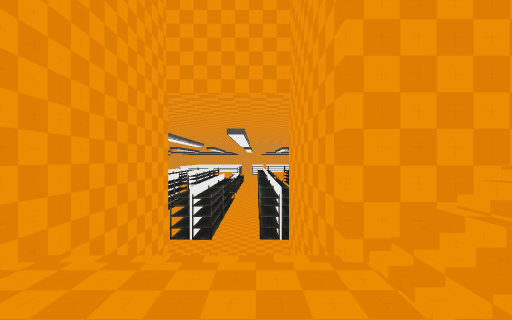
[1] (above)

17 first-person views from a walk through a Unity game level. The camera is 1.4 m above the floor, looks level and sees 90° across. The floor is counted in squares, 2 m on a side. Each view is taken from the middle of a square. On the plan, view 1 faces up. The plan holds only what a view shows up to about 9 squares ahead; the rest is blank. The place goes on beyond the plan. The player is left out. Some animated figures are not drawn. Some surface patterns are stand-ins.

[2]
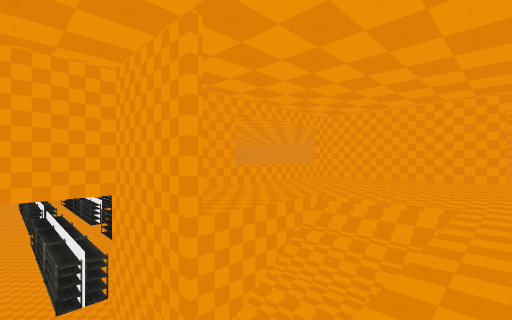

[3]
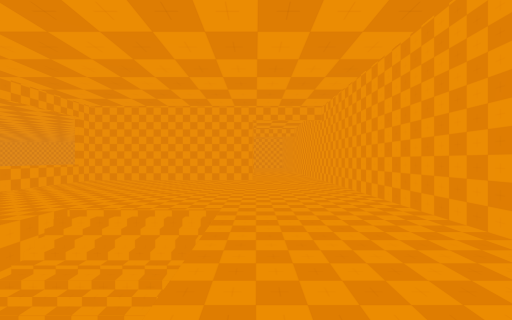

[4]
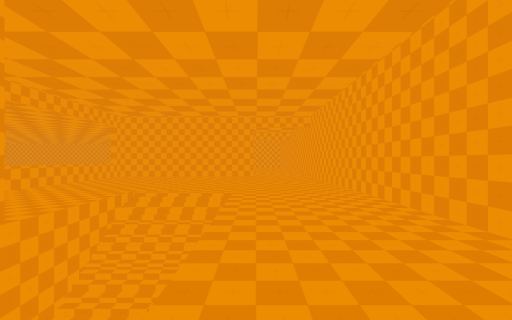

[5]
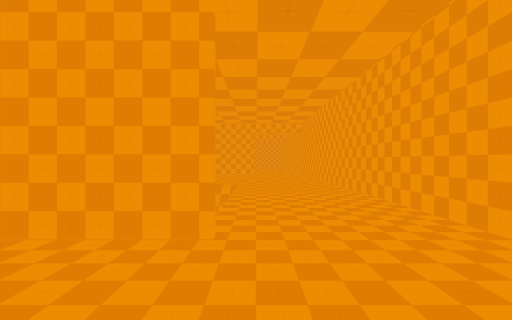

[6]
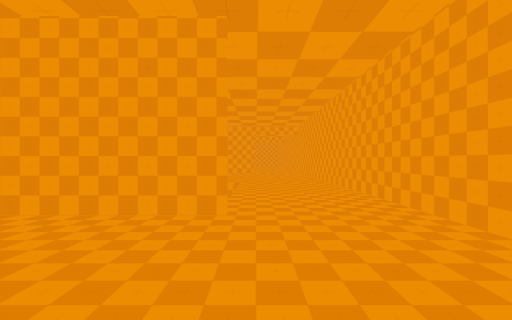

[7]
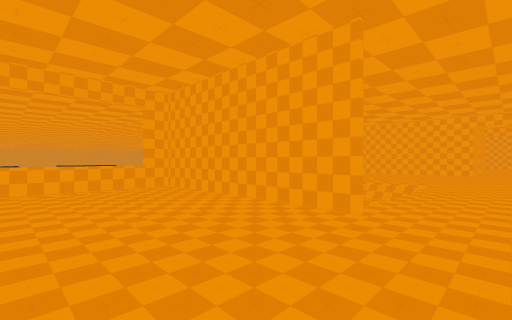

[8]
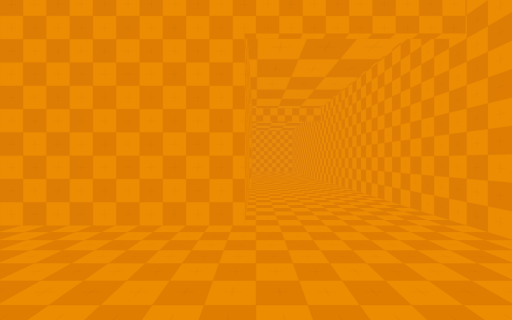

[9]
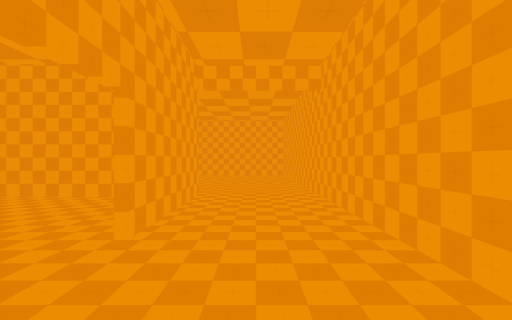

[10]
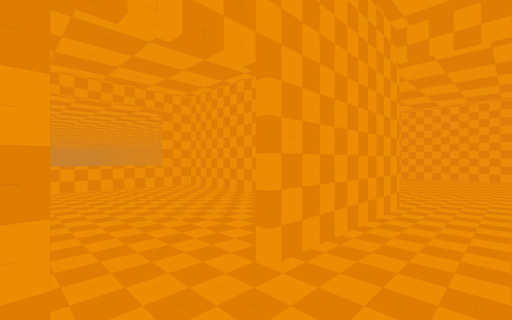

[11]
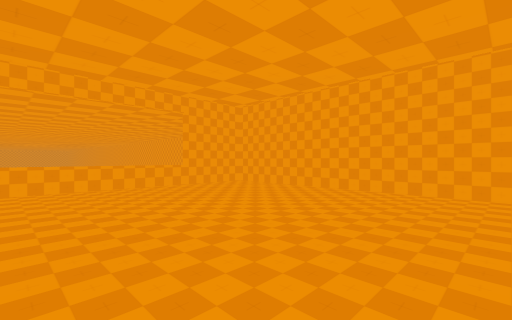

[12]
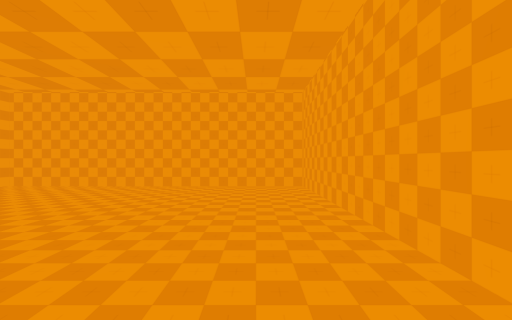

[13]
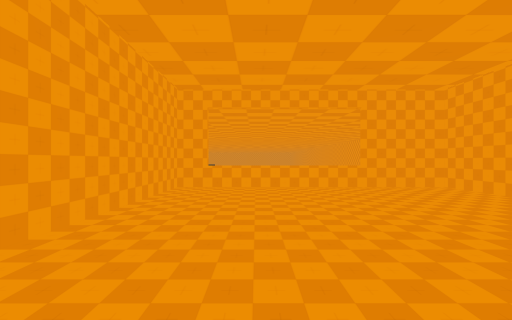

[14]
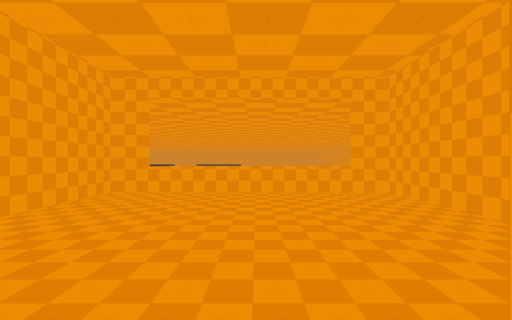

[15]
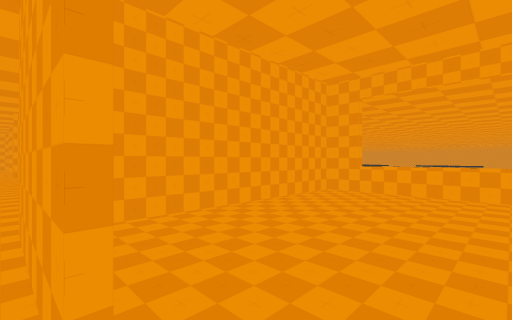

[16]
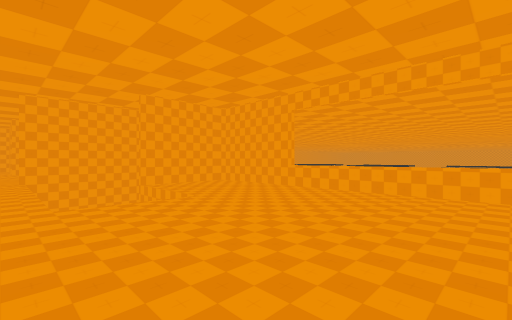

[17]
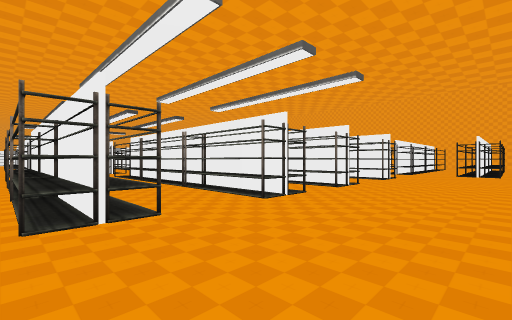

### Floor plan
Key: @ floor where view 1 was taken; # wall or solid block; . main floor; - floor 3.75 m lower than the main floor; _ floor 7.5 m lower than the main floor; / step, stairs or slope; = window, fence, low wall or low ledge; S shelf; O other object.
Columns run from 5 left of view 1 to 22 right of it. Each row starts with its distance up from view 1.
 16      S   O
 15      S   O
 14      S# _#
 13      S  _S
 12      S  _S
 11     _S#__# S
 10    S_SS__S SS  O
  9   _S_SS__S_SS__O
  8   _S__S__S__S__O
  7    ______________
  6      _____________
  5 ===# _###====##===##########
  4 ...#  #.......#.....#......#
  3 ...#  #.......#.....#......#
  2 ...#//#.......#.....#......#
  1 ...#--///.....#.....#......#
  0 ...# @ //.....#.....#......#
 -1 ..............###.###......#
 -2 ...........................#
 -3   ..########################

Positions as (right, up) in squares from view 1, and headings:
1: (0, 0), facing up
2: (-1, -1), facing up-right
3: (0, -1), facing right
4: (-2, -1), facing right
5: (-4, -1), facing right
6: (-5, -1), facing right
7: (-5, -2), facing up-right
8: (6, -1), facing right
9: (10, -2), facing right
10: (11, -2), facing up-right
11: (16, -2), facing up-right
12: (15, -2), facing right
13: (17, -2), facing up
14: (12, -1), facing up
15: (12, -1), facing up-left
16: (8, -1), facing up-left
17: (0, 5), facing up-right
